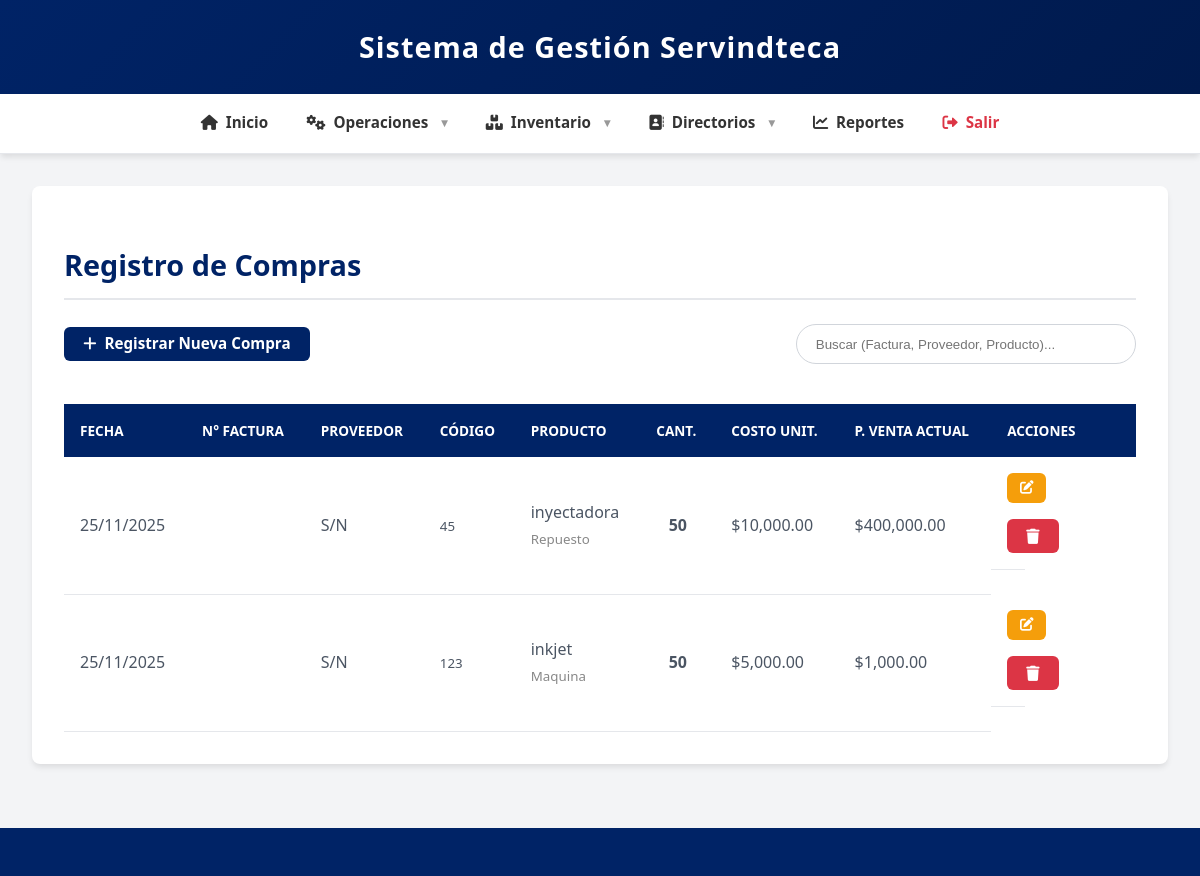
The page /compras/index.php (signed in) on the database its author committed.
### tables this page shows
CREATE TABLE `compra` (
  `id_compra` int NOT NULL,
  `num_factura` varchar(50) NOT NULL,
  `id_proveedor` int DEFAULT NULL,
  `codigo_producto` varchar(30) NOT NULL,
  `fecha_compra` date NOT NULL,
  `cantidad` int NOT NULL,
  `precio_compra_unitario` decimal(11,2) NOT NULL
);

CREATE TABLE `producto` (
  `codigo_unificado` varchar(30) NOT NULL,
  `tipo_producto` varchar(10) NOT NULL COMMENT 'Indica si es "maquina" o "repuesto"',
  `codigo_repuesto` varchar(30) DEFAULT NULL,
  `codigo_maquina` varchar(30) DEFAULT NULL
);

### compras/index.php (the view, shortened to what this page needs)
<?php
require_once '../includes/database.php';
$sql = "SELECT
            c.id_compra,
            c.num_factura,
            c.fecha_compra,
            c.cantidad,
            c.precio_compra_unitario,
            p.codigo_unificado,
            p.tipo_producto,
            COALESCE(m.nombre, r.nombre) AS nombre_producto,
            COALESCE(m.precio_venta, r.precio_venta) AS precio_venta_actual,
            prov.nombre AS nombre_proveedor
        FROM compra c
        JOIN producto p ON c.codigo_producto = p.codigo_unificado
        LEFT JOIN maquinas m ON p.codigo_unificado = m.codigo AND p.tipo_producto = 'maquina'
        LEFT JOIN repuestos r ON p.codigo_unificado = r.codigo AND p.tipo_producto = 'repuesto'
        LEFT JOIN proveedores prov ON c.id_proveedor = prov.id
        ORDER BY c.fecha_compra DESC, c.id_compra DESC";
$result = $conn->query($sql);
?>
<?php include '../includes/header.php'; ?>
<section class="empresas-list">
    <h2>Registro de Compras</h2>
    <div class="actions">
        <a href="crear.php" class="btn-new">
            <i class="fas fa-plus"></i> Registrar Nueva Compra
        </a>
        <input type="text" id="buscar-compra" placeholder="Buscar (Factura, Proveedor, Producto)..." onkeyup="filtrarCompras()">
    </div>
    <?php if ($result && $result->num_rows > 0): ?>
        <div style="overflow-x: auto;">
            <table>
                <thead>
                    <tr>
                        <th>Fecha</th>
                        <th>N° Factura</th> <th>Proveedor</th>  <th>Código</th>
                        <th>Producto</th>
                        <th>Cant.</th>
                        <th>Costo Unit.</th>
                        <th>P. Venta Actual</th>
                        <th>Acciones</th>
                    </tr>
                </thead>
                <tbody>
                    <?php while($compra = $result->fetch_assoc()): ?>
                    <tr data-id="<?= htmlspecialchars($compra['id_compra']) ?>">
                        <td style="white-space:nowrap;"><?= date('d/m/Y', strtotime($compra['fecha_compra'])) ?></td>
                        <td style="font-weight:bold; color:#555;"><?= htmlspecialchars($compra['num_factura']) ?></td>
                        <td><?= htmlspecialchars($compra['nombre_proveedor'] ?? 'S/N') ?></td>
                        <td><small><?= htmlspecialchars($compra['codigo_unificado']) ?></small></td>
                        <td>
                            <?= htmlspecialchars($compra['nombre_producto']) ?>
                            <br><small style="color:#888;"><?= ucfirst($compra['tipo_producto']) ?></small>
                        </td>
                        <td style="font-weight:bold; text-align:center;"><?= htmlspecialchars($compra['cantidad']) ?></td>
                        <td>$<?= number_format($compra['precio_compra_unitario'], 2) ?></td>
                        <td>$<?= number_format($compra['precio_venta_actual'], 2) ?></td>
                        <td class="actions" style="white-space:nowrap;">
                            <a href="editar.php?id=<?= $compra['id_compra'] ?>" class="btn-edit" title="Editar">
                                <i class="fas fa-edit"></i>
                            </a>
                            <button class="btn-danger btn-eliminar" data-id="<?= $compra['id_compra'] ?>" title="Eliminar">
                                <i class="fas fa-trash"></i>
                            </button>
                        </td>
                    </tr>
                    <?php endwhile; ?>
                </tbody>
            </table>
        </div>
    <?php else: ?>
        <div class="alert info">No hay compras registradas.</div>
    <?php endif; ?>
</section>
<?php include '../includes/footer.php'; ?>

### css/styles.css (style rules this page uses)
:root { --azul-rey: #002366; --azul-oscuro: #001a4d; --azul-claro: #e6f2ff; --naranja: #FF8C00; --blanco: #ffffff; --gris: #f3f4f6; --texto: #333333; --success: #22c55e; --danger: #dc3545; --warning: #f59e0b; --radio: 8px; --sombra-suave: 0 4px 6px -1px rgba(0,0,0,0.1); --sombra-fuerte: 0 10px 15px -3px rgba(0, 0, 0, 0.1); }
body { font-family: 'Segoe UI', Tahoma, Geneva, Verdana, sans-serif; margin: 0; padding: 0; background-color: var(--gris); color: var(--texto); line-height: 1.6; display: flex; flex-direction: column; min-height: 100vh; }
a { text-decoration: none; color: inherit; }
.empresas-list { background-color: var(--blanco); border-radius: var(--radio); padding: 2rem; box-shadow: var(--sombra-suave); margin-bottom: 2rem; overflow: hidden; }
.empresas-list h2 { color: var(--azul-rey); margin-bottom: 1.5rem; font-size: 1.8rem; border-bottom: 2px solid #e5e7eb; padding-bottom: 10px; }
table { width: 100%; border-collapse: collapse; margin-top: 1rem; background-color: var(--blanco); }
thead th { background-color: var(--azul-rey); color: var(--blanco); padding: 1rem; text-align: left; font-weight: 600; text-transform: uppercase; font-size: 0.85rem; }
tbody td { padding: 1rem; border-bottom: 1px solid #e5e7eb; vertical-align: middle; color: #4b5563; }
td.actions { white-space: nowrap; width: 1%; text-align: center; }
.btn, .btn-new, .btn-edit, .btn-eliminar, .btn-primary, .btn-secondary, .btn-danger, .btn-logout, .btn-login { display: inline-flex; align-items: center; justify-content: center; gap: 0.5rem; padding: 0.6rem 1.2rem; border-radius: 6px; font-weight: 600; cursor: pointer; transition: all 0.2s ease; border: none; text-decoration: none; font-size: 0.95rem; line-height: 1; }
.btn-primary, .btn-new, .btn-login { background-color: var(--azul-rey); color: white; }
.btn-edit { background-color: var(--warning); color: white; padding: 0.5rem 0.8rem; font-size: 0.85rem; }
.btn-danger, .btn-eliminar, .btn-logout { background-color: var(--danger); color: white; }
.actions { display: flex; justify-content: space-between; align-items: center; margin-bottom: 1.5rem; flex-wrap: wrap; gap: 1rem; }
#buscar-empresa, #buscar-venta, #buscar-compra, #buscar-repuesto, #buscar-maquina { padding: 0.7rem 1.2rem; border: 1px solid #d1d5db; border-radius: 50px; min-width: 300px; }

### rows shown on the page
compra: fecha_compra "25/11/2025", nombre_proveedor "S/N", codigo_producto.codigo_unificado "45", nombre_producto "inyectadora", codigo_producto.tipo_producto "Repuesto", cantidad "50", precio_compra_unitario "10,000.00", precio_venta_actual "400,000.00"
compra: fecha_compra "25/11/2025", nombre_proveedor "S/N", codigo_producto.codigo_unificado "123", nombre_producto "inkjet", codigo_producto.tipo_producto "Maquina", cantidad "50", precio_compra_unitario "5,000.00", precio_venta_actual "1,000.00"
